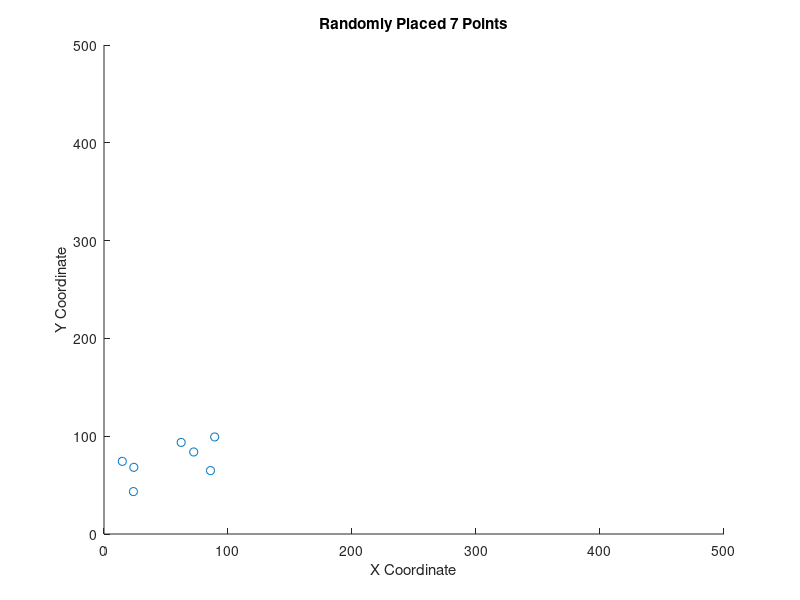
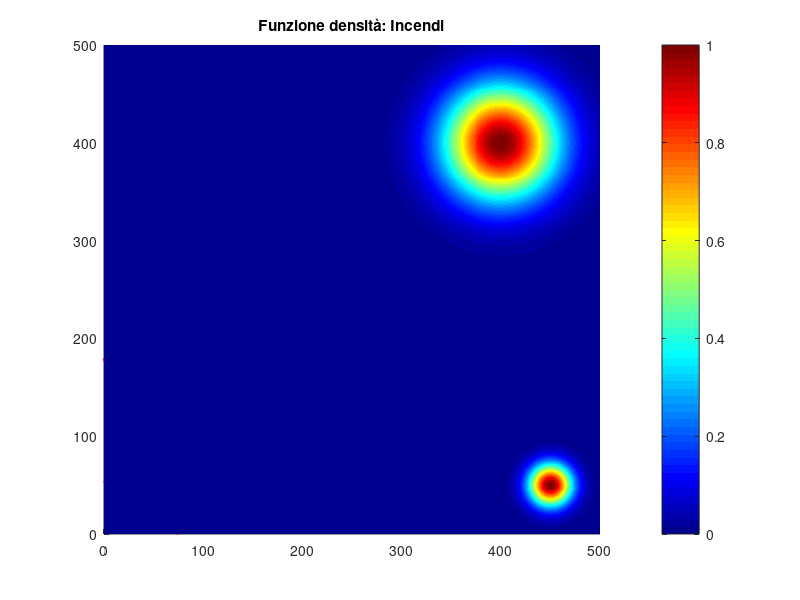
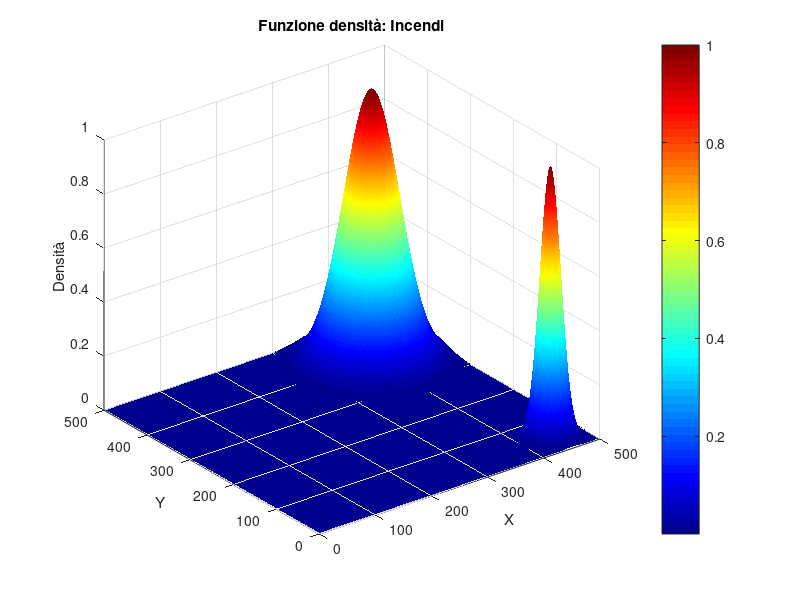

These charts were generated, in order, by the following MATLAB code: (Note: this script raises an error after producing the figures.)
clear all;
close all;
clc;

% Parameters
DO_SIMULATION = true;
INITIAL_VALUES = false;
PLOT_TRAJECTORIES = false;
PLOT_REAL_PATH = false;
SAVE_TRAJECTORIES = true;
PLOT_TRAJECTORIES_COMPARISON = true;   

vel_max = 800;
inc_threshold1 = 40;
inc_threshold2 = 40;
wat_threshold = 20;

% Define the number of points and grid dimensions
numPoints = 7;      % Set the number of points you want to generate
dimgrid = [500 500];   % Define the height of the grid
kp = 100;

points = zeros(numPoints,2);

% Generate random positions for each point
x = rand(numPoints, 1) * 100;   % Random x coordinates
y = rand(numPoints, 1) * 100;  % Random y coordinates

points = [x,y];

% Plot the points on a figure
figure(1);
scatter(points(:,1),points(:,2));
axis([0 dimgrid(1) 0 dimgrid(2)]); 
xlabel('X Coordinate');
ylabel('Y Coordinate');
title(sprintf('Randomly Placed %d Points', numPoints));

% Compute and plot Voronoi tessellation
[vx, vy] = voronoi(points(:,1), points(:,2));

figure(2);
hold on;
plot(vx, vy, 'r-', 'LineWidth', 1.5);
axis([0 dimgrid(1) 0 dimgrid(2)]); 
scatter(points(:,1),points(:,2));
title('Voronoi Tassellation');

%% Funzione densità per incendi 

% Definizione dei parametri della densità
x_fire1 = 400;
y_fire1 = 400;
x_fire2 = 450;
y_fire2 = 50;

x_water = 50;
y_water = 50;

pos_fire1 = [x_fire1, y_fire1];
pos_fire2 = [x_fire2, y_fire2];
pos_water = [x_water, y_water];

% Vector of position of fires
pos_fire = [pos_fire1; pos_fire2];

sigma_water = 20;
sigma_fire1 = 40;
sigma_fire2 = 15;
sigma_fire = [sigma_fire1; sigma_fire2];
% ampiezza incendi
Ampl_inc = [1;1];
A_prev = Ampl_inc;
% Creazione della griglia di punti
[x_m, y_m] = meshgrid(1:dimgrid(1), 1:dimgrid(2));

% Calcolo della distribuzione gaussianaAmpl_inc
G_fire = Ampl_inc(1) * ( exp(-(((x_m - x_fire1).^2) / (2 * sigma_fire(1)^2) + ((y_m - y_fire1).^2) / (2 * sigma_fire(1)^2)))) + Ampl_inc(2)*(exp(-(((x_m - x_fire2).^2) / (2 * sigma_fire(2)^2) + ((y_m - y_fire2).^2) / (2 * sigma_fire(2)^2))));
G_water = exp(-(((x_m - x_water).^2) / (2 * sigma_water^2) + ((y_m - y_water).^2) / (2 * sigma_water^2)));

% Visualizzazione della matrice
imagesc(G_fire);
colormap jet;
colorbar;
title('Funzione densità: Incendi');

% Visualizzazione in 3D
figure(3);
surf(x_m, y_m, G_fire);
shading interp; % Per rendere la superficie più liscia
colormap jet;
colorbar;
xlabel('X');
ylabel('Y');
zlabel('Densità');
title('Funzione densità: Incendi');
view(3); % Vista in 3D
drawnow;
hold off;

status = ones(numPoints,1); 
% status = 1 il drone è carico di acqua e sta andando verso l'incendio
% status = 2 il drone è scarico di acqua e sta andando a rifornirsi 

%% Initial Voronoi Tassellation
[areas,centroids,vel] = voronoi_function(dimgrid,points,kp,G_fire,G_water,status);
if INITIAL_VALUES
    sum_areas = sum(areas);
    for i = 1:length(areas)
        fprintf('Initial areas %d: %f\n',i,areas(i));
    end
    disp(sum_areas)
    for i = 1:length(areas)
        fprintf('Initial centroids coordinates %d: [%f,%f]\n',i,centroids(i,1),centroids(i,2));
    end
    disp(sum_areas)
end

%% Uncertanties for Kalman Filter
% Gps
ProbGPS = 0.8 + (0.95 - 0.8) * rand(numPoints, 1);
sigma_gps = 3;

% Control input
sigma_u = 0.5;

%% Initialization Kalman Filter
nx_Est = zeros(numPoints, 2);
P = 100 * ones(2, 2, numPoints);
for i = 1:numPoints
    nx_Est(i,:) = [points(i,1), points(i,2)];
    P(:,:,i) = 100 * eye(2);
end
GPS = zeros(numPoints, 2);

%% Simulation 

dt = 0.01;
T_sim = 400;

trajectories = zeros(numPoints,2,T_sim);
trajectories_Est = zeros(numPoints,2,T_sim);  % Preallocate trajectories_Est array
trajectories_GPS = zeros(numPoints,2,T_sim);  % Preallocate trajectories_GPS array

nx = points;
trajectories(:,:,1) = nx;
trajectories_Est(:,:,1) = nx_Est;
trajectories_GPS(:,:,1) = nx_Est;

% Colors for plotting
colors = lines(numPoints);


if DO_SIMULATION
    for t = 2:T_sim

        % Compute the distance between each point and the fires
        dist_inc1 = pdist2(pos_fire1, nx);
        dist_inc2 = pdist2(pos_fire2, nx);
        dist_wat = pdist2(pos_water, nx);


        %{
         % Update the status of each drone
        for i= 1:numPoints
            if(dist_inc1(i) <= inc_threshold1 )
                status(i) = 2;
                Ampl_inc(1) = Ampl_inc(1) - 0.2;
                if Ampl_inc(1) < 0
                    Ampl_inc(1) = 0;
                end
                G_fire = Ampl_inc(1)*(exp(-(((x_m - x_fire1).^2) / (2 * sigma_fire(1)^2) + ((y_m - y_fire1).^2) / (2 * sigma_fire(1)^2)))) + Ampl_inc(2)*(exp(-(((x_m - x_fire2).^2) / (2 * sigma_fire(2)^2) + ((y_m - y_fire2).^2) / (2 * sigma_fire(2)^2))));
            end
            if (dist_inc2(i) <= inc_threshold2)
                status(i) = 2;
                Ampl_inc(2) = Ampl_inc(2) - 0.2;
                if Ampl_inc(2) < 0
                    Ampl_inc(2) = 0;
                end
                G_fire = Ampl_inc(1)*(exp(-(((x_m - x_fire1).^2) / (2 * sigma_fire(1)^2) + ((y_m - y_fire1).^2) / (2 * sigma_fire(1)^2)))) + Ampl_inc(2)*(exp(-(((x_m - x_fire2).^2) / (2 * sigma_fire(2)^2) + ((y_m - y_fire2).^2) / (2 * sigma_fire(2)^2))));
            end
            if(dist_wat(i) <= wat_threshold)
                status(i) = 1;
            end
        end
        
        if (Ampl_inc(1) == 0 && Ampl_inc(2) == 0)
            status(:) = 2;          
        end 
        %}

        % Update the status of each drone
        status(dist_inc1 <= inc_threshold1) = 2;
        status(dist_inc2 <= inc_threshold2) = 2;
        status(dist_wat <= wat_threshold) = 1;

        % Update fire amplitudes
        Ampl_inc(1) = max(0, Ampl_inc(1) - 0.2 * sum(dist_inc1 <= inc_threshold1));
        Ampl_inc(2) = max(0, Ampl_inc(2) - 0.2 * sum(dist_inc2 <= inc_threshold2));

        % Recompute G_fire
        G_fire = Ampl_inc(1) * (exp(-(((x_m - x_fire1).^2) / (2 * sigma_fire(1)^2) + ((y_m - y_fire1).^2) / (2 * sigma_fire(1)^2)))) + ...
                Ampl_inc(2) * (exp(-(((x_m - x_fire2).^2) / (2 * sigma_fire(2)^2) + ((y_m - y_fire2).^2) / (2 * sigma_fire(2)^2))));

        if all(Ampl_inc == 0)
            status(:) = 2;
        end


        %% OCCUPANCY 
        % Per evitare congestioni su un incendio il primo drone che arriva entro una soglia di distanza dall'incendio ha la precedenza
        %  e gli altri  vicini aspettano


        %% Real Positions Voronoi
        % Compute Voronoi tessellation and centroids
        [areas, centroids, vel] = voronoi_function(dimgrid, nx, kp, G_fire, G_water, status);

        % Impose a maximum velocity
        vel = sign(vel) .* min(abs(vel), vel_max);
        
        % Update positions using 2D velocity vectors
        nx = nx + vel * dt;

        %% Consensus Algorithm
        % every drone comunicate the amplitude of the fire to every other drone


        %% Kalman Filter

        % Voronoi with Estimated positions
        [areas_est, centroids_est, vel_est] = voronoi_function(dimgrid, nx_Est, kp, G_fire, G_water, status);
        % Impose a maximum velocity
        vel_est = sign(vel_est) .* min(abs(vel_est), vel_max);
        
        % Compute Kalman for Every Drone
        for i = 1:numPoints
            GPS(i,:) = nx(i, :)' + randn(2, 1) * sigma_gps;
            u_bar = vel_est(i, :)' + randn(2, 1) * sigma_u;

            [nx_Est(i,:), P(:,:,i)] = kalman_planes_function(nx_Est(i,:)', P(:,:,i), u_bar, sigma_u, sigma_gps, GPS(i,:)', ProbGPS(i), dt);
        end
        %% Save the updated positions into the trajectories array
        if SAVE_TRAJECTORIES
            % Save the updated positions into the trajectories array
            trajectories(:, :, t) = nx;
            trajectories_Est(:,:,t) = nx_Est;
            trajectories_GPS(:,:,t) = GPS;
        end

        %% PLOTS
        if PLOT_REAL_PATH 
            % Real Voronoi
            figure(4);
            clf;
            axis([0 dimgrid(1) 0 dimgrid(2)]);
            xlabel('X Coordinate');
            ylabel('Y Coordinate');
            title('Lloyd Simulation Real');
            hold on;
            

            
            % Plot the trajectory for each drone up to the current time
            for i = 1:numPoints
                if PLOT_TRAJECTORIES
                    % Extract the trajectory so far (squeeze the slice into a 2D array)
                    traj = squeeze(trajectories(i, :, 1:t));
                    plot(traj(1, :), traj(2, :), '-', 'Color', colors(i,:), 'LineWidth', 1.5);
                end
                % Plot the current drone position as a marker
                plot(nx(i, 1), nx(i, 2), 'o', 'Color', colors(i,:), 'MarkerSize', 8, 'MarkerFaceColor', colors(i,:));
                voronoi(nx(:,1),nx(:,2));
            end
            if (Ampl_inc(1) > 0 && Ampl_inc(2) > 0)
                plot(x_fire1,y_fire1,'x','Color', 'r', 'MarkerSize', sigma_fire1*Ampl_inc(1)+0.05)
                plot(x_fire2,y_fire2,'x','Color', 'r', 'MarkerSize', sigma_fire2*Ampl_inc(2)+0.05)
            end
            plot(x_water,y_water,'o','Color', 'b', 'MarkerSize', sigma_water)

            drawnow;  % Force MATLAB to update the figure
        end
   
        % Estimated Voronoi
        figure(5);
        clf;
        axis([0 dimgrid(1) 0 dimgrid(2)]);
        xlabel('X Coordinate');
        ylabel('Y Coordinate');
        title('Lloyd Simulation Estimated');
        hold on;

        % Plot the trajectory for each drone up to the current time
        for i = 1:numPoints
            if PLOT_TRAJECTORIES
                % Extract the trajectory so far (squeeze the slice into a 2D array)
                traj = squeeze(trajectories_Est(i, :, 1:t));
                plot(traj(1, :), traj(2, :), '-', 'Color', colors(i,:), 'LineWidth', 1.5);
            end

            % Plot the current drone position as a marker
            plot(nx_Est(i, 1), nx_Est(i, 2), 'o', 'Color', colors(i,:), 'MarkerSize', 8, 'MarkerFaceColor', colors(i,:));

            % Check if the coordinates are finite before plotting Voronoi
            if all(isfinite(nx_Est(:,1))) && all(isfinite(nx_Est(:,2)))
                voronoi(nx_Est(:,1),nx_Est(:,2));
            else
                warning('Non-finite values detected in nx_Est coordinates. Skipping Voronoi plot.');
            end     
        end


        plot(x_fire1,y_fire1,'x','Color', 'r', 'MarkerSize', sigma_fire1*Ampl_inc(1)+0.05)
        plot(x_fire2,y_fire2,'x','Color', 'r', 'MarkerSize', sigma_fire2*Ampl_inc(2)+0.05)

        plot(x_water,y_water,'o','Color', 'b', 'MarkerSize', sigma_water)

        % Optionally add a pause (e.g., pause(0.01)) to slow down the simulation for visualization
        if A_prev(1) ~= Ampl_inc(2) || A_prev(2) ~= Ampl_inc(2)
            % Visualizzazione della matrice
            % Visualizzazione in 3D della funzione densità incendi
            figure(3);
            surf(x_m, y_m, G_fire);
            shading interp; % Per rendere la superficie più liscia
            colormap jet;
            colorbar;
            xlim([0 dimgrid(1)]);
            ylim([0 dimgrid(2)]);
            zlim([0 1]);
            xlabel('X');
            ylabel('Y');
            zlabel('Densità');
            title('Funzione densità: Incendi');
            view(3); % Vista in 3D
            drawnow;
            hold off;
        end
        A_prev = Ampl_inc;
    end

end

%% Plot the estimated trajectories vs Real
if PLOT_TRAJECTORIES_COMPARISON

    for i = 1:numPoints
        % Plot the estimated trajectories vs Real
        figure(6);clf;
        hold on;
        % Extract the real and estimated trajectories
        real_traj = squeeze(trajectories(i, :, :));
        est_traj = squeeze(trajectories_Est(i, :, :));

        % Plot the estimated trajectory
        plot(est_traj(:, 1), est_traj(:, 2), '--', 'Color', colors(i,:), 'LineWidth', 2);

        % Plot the real trajectory
        plot(real_traj(:, 1), real_traj(:, 2), '-', 'Color', colors(i,:), 'LineWidth', 1.5);

        title(sprintf('Estimated vs Real Trajectories point %d', i));
        xlabel('X Coordinate');
        ylabel('Y Coordinate');
        legend('Estimated', 'Real');
        pause(1);
        hold off;
    end

    % Posizioni X reale vs stimata
    points_to_plot = 3;
    figure(7);
    for i = 1:points_to_plot
        subplot(1, points_to_plot, i);
        hold on;
        plot(squeeze(trajectories_GPS(i,1,:)), '--g', 'LineWidth', 1.5);
        plot(squeeze(trajectories_Est(i,1,:)), 'r', 'LineWidth', 1.5);
        plot(squeeze(trajectories(i,1,:)), 'b', 'LineWidth', 0.5);
        xlabel('Time');
        ylabel(sprintf('X Coordinate (Point %d)', i));
        title(sprintf('Trajectories Point %d', i));
        legend('GPS', 'Estimated', 'Real');
        hold off;
    end

    % Posizioni Y reale vs stimata
    figure(8);
    for i = 1:points_to_plot
        subplot(1, points_to_plot, i);
        hold on;
        plot(squeeze(trajectories_GPS(i,2,:)), '--g', 'LineWidth', 1.5);
        plot(squeeze(trajectories_Est(i,2,:)), 'r', 'LineWidth', 1.5);
        plot(squeeze(trajectories(i,2,:)), 'b', 'LineWidth', 0.5);
        xlabel('Time');
        ylabel(sprintf('Y Coordinate (Point %d)', i));
        title(sprintf('Trajectories Point %d', i));
        legend('GPS', 'Estimated', 'Real');
        hold off;
    end



end
